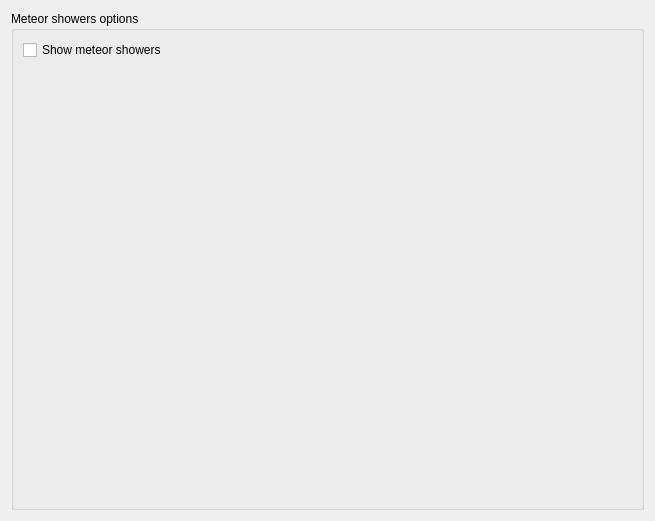
<?xml version="1.0" encoding="UTF-8"?>
<ui version="4.0">
 <class>OpsMeteorShowers</class>
 <widget class="QWidget" name="OpsMeteorShowers">
  <property name="geometry">
   <rect>
    <x>0</x>
    <y>0</y>
    <width>655</width>
    <height>521</height>
   </rect>
  </property>
  <layout class="QGridLayout" name="gridLayout">
   <item row="1" column="0">
    <layout class="QVBoxLayout" name="verticalLayout">
     <item>
      <widget class="QGroupBox" name="groupBox">
       <property name="title">
        <string>Meteor showers options</string>
       </property>
       <layout class="QVBoxLayout" name="verticalLayout_3">
        <item>
         <layout class="QGridLayout" name="gridLayout_2">
          <item row="0" column="0">
           <widget class="QCheckBox" name="kcfg_ShowMeteorShowers">
            <property name="enabled">
             <bool>true</bool>
            </property>
            <property name="text">
             <string>Show meteor showers</string>
            </property>
            <property name="tristate">
             <bool>false</bool>
            </property>
           </widget>
          </item>
          <item row="1" column="0">
           <spacer name="verticalSpacer">
            <property name="orientation">
             <enum>Qt::Vertical</enum>
            </property>
            <property name="sizeHint" stdset="0">
             <size>
              <width>20</width>
              <height>40</height>
             </size>
            </property>
           </spacer>
          </item>
         </layout>
        </item>
       </layout>
      </widget>
     </item>
    </layout>
   </item>
  </layout>
 </widget>
 <tabstops>
  <tabstop>kcfg_ShowMeteorShowers</tabstop>
 </tabstops>
 <resources/>
 <connections/>
</ui>
